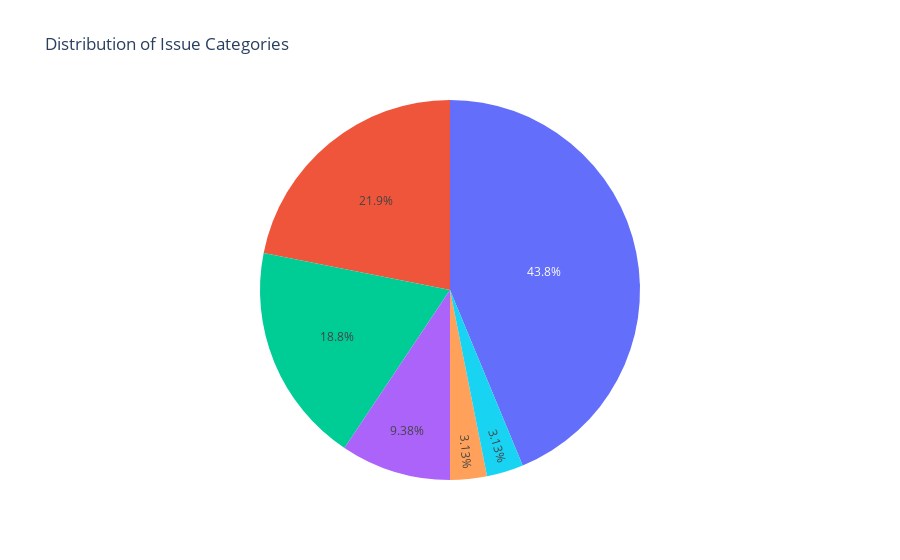

This figure's notebook cell:
### Markdown cell above
### We can also use <span style="color:turquoise;">PLOTLY</span> to visualize the data

### Code cell
# Create a pie chart using Plotly
import plotly.express as px
import pandas

labels = list(category_counts.keys())
values = list(category_counts.values())
fig = px.pie(labels=labels, values=values, title='Distribution of Issue Categories')
#fig.update_layout(renderer="notebook")
fig.write_html('plotly_chart.html')
fig.show()

### Figure 1 — Plotly figure (JSON) as saved in the notebook; plotly's stock layout.template omitted (floating-point values rounded to 4 significant figures)
{"data": [{"domain": {"x": [0, 1], "y": [0, 1]}, "hovertemplate": "value=%{value}<extra></extra>", "legendgroup": "", "name": "", "showlegend": false, "type": "pie", "values": [14, 6, 1, 7, 3, 1]}], "layout": {"legend": {"tracegroupgap": 0}, "title": {"text": "Distribution of Issue Categories"}}}
